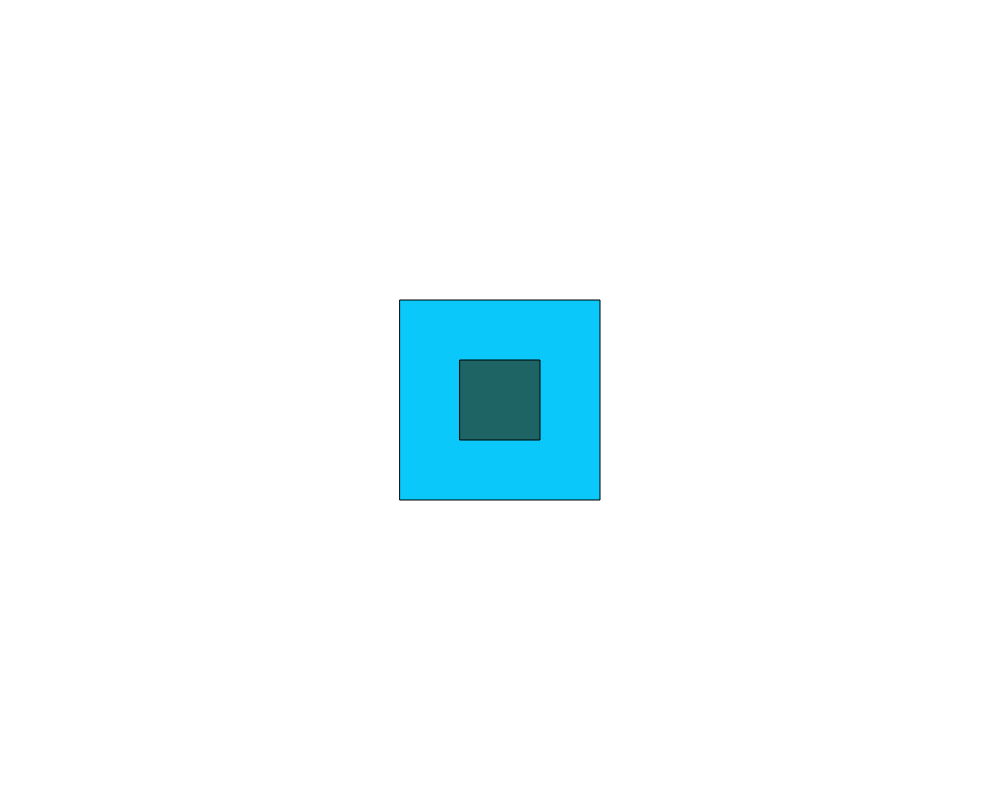
Frame 1 (no input)
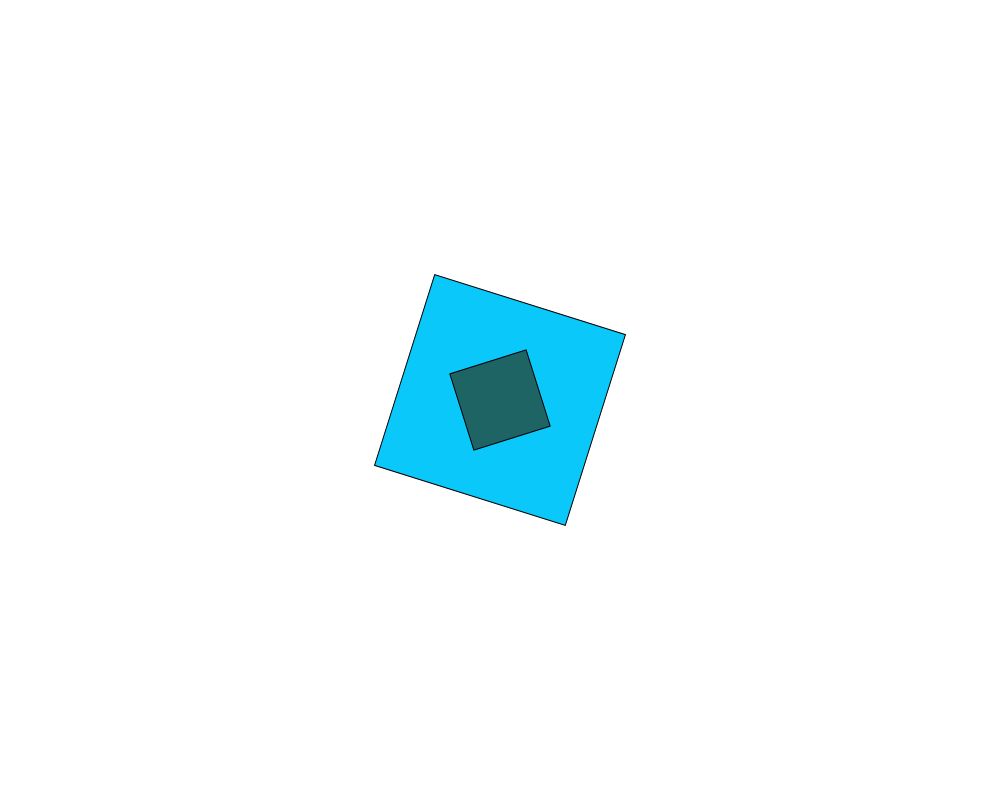
Frame 60 (no input)
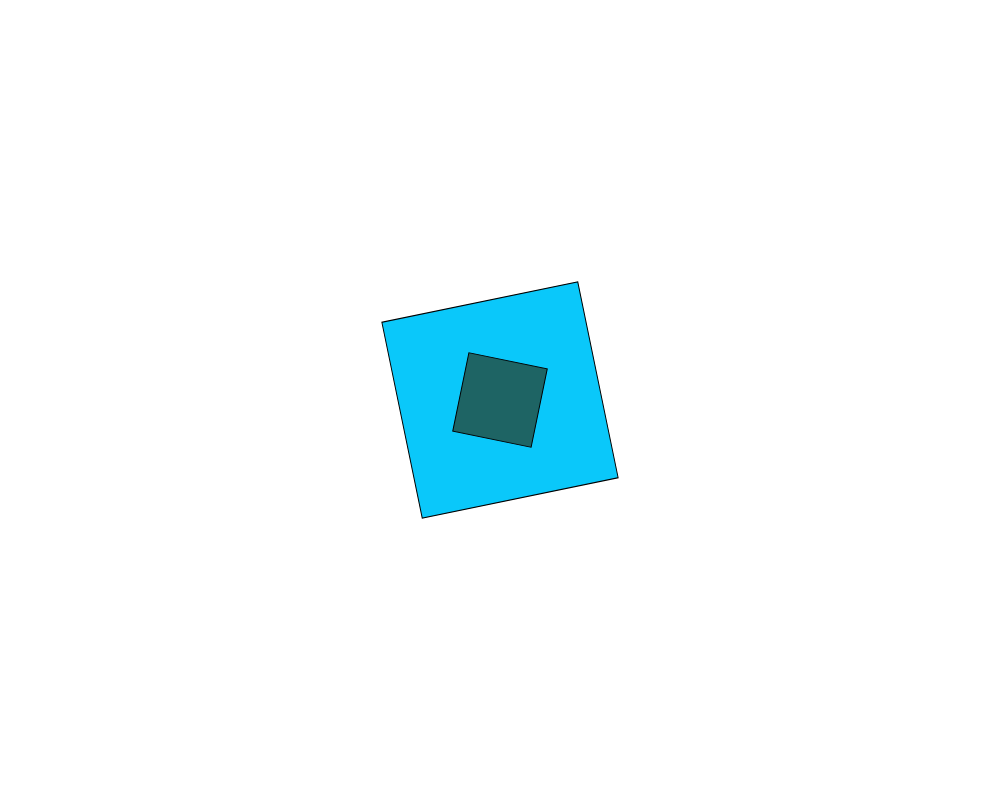
Frame 120 (the mouse pressed at the canvas centre since frame 60)

The p5.js sketch that drew these frames (run headless with seeded random() and noise() and a simulated clock; from frame 60 on, the mouse is pressed at the canvas centre):

// p5.js sketch
// ── sketch.js
a = []
i = 0;
ii=0
var top;


function setup() {
  createCanvas(1000,800)
  angleMode(DEGREES)
  rectMode(CENTER)
  makeArray()
}

function makeArray() {
  topval = 8
  //console.log(topval)
  for(g=0; g<topval; g+=.2) {
    a.push(g)
  }
  for(g=topval; g>0; g-=.15) {
    a.push(g)
  }
  
}

function draw() {
  clear()
  translate(width/2,height/2)
  value = a[i%a.length]
  ii += value
  
  rotate(ii)
  fill(10,200,250)
  rect(0,0,200,200)
  rotate(2*-ii)
  fill(30,100,100)
  rect(0,0,80,80)
  i++
}
